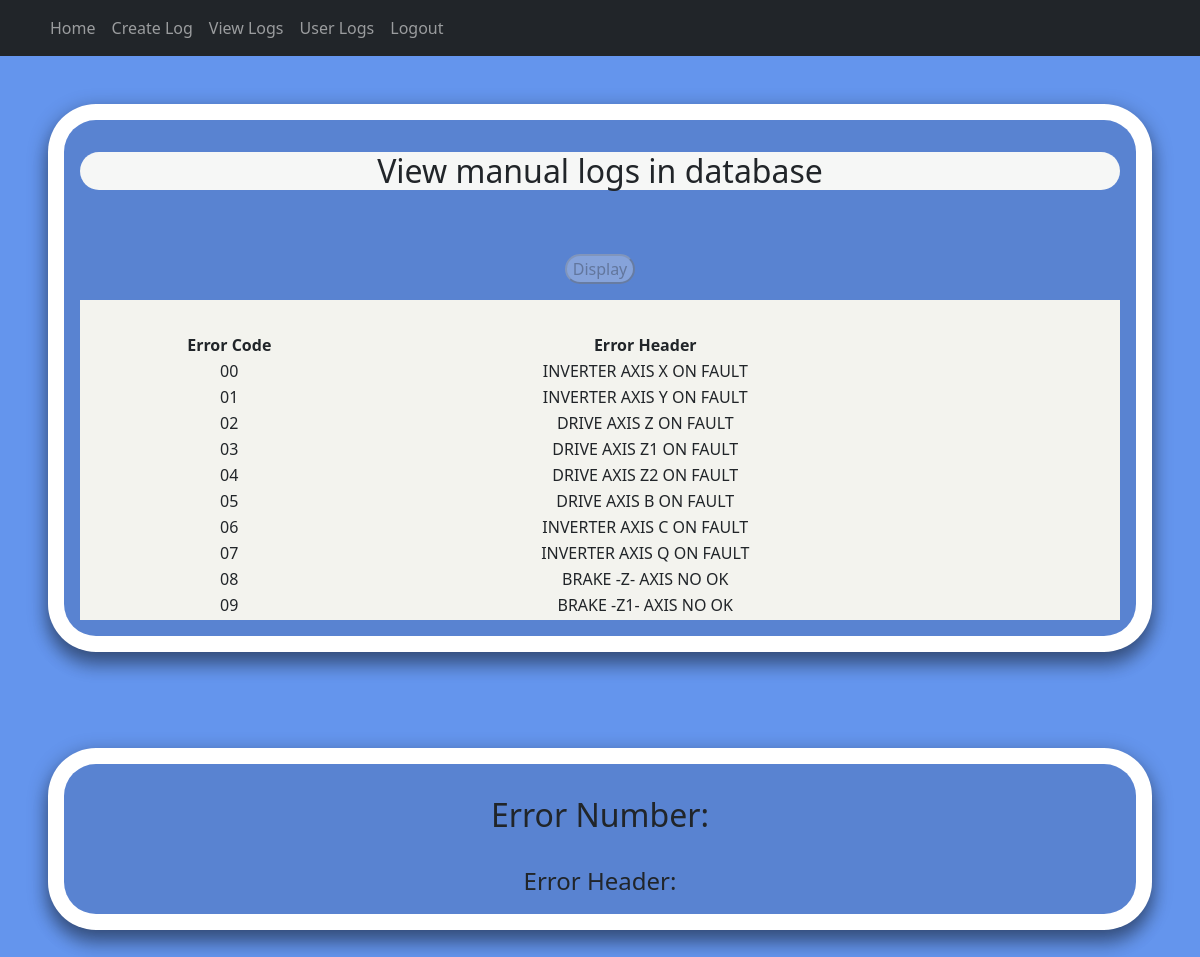
Page /viewlog (signed in) on the committed database.
### website/models.py (models this page shows)
class manlog(db.Model):
    id = db.Column(db.Integer, primary_key=True)
    num = db.Column(db.String(10))
    header = db.Column(db.String(1000))
    message = db.Column(db.String(10000))

### website/views.py (the view, shortened to what this page needs)
@views.route('/viewlog', methods=['POST','GET'])
@login_required
def view_log():
    data_obj = db.session.query(manlog.num, manlog.message, manlog.header)
    use_dict={}
    for err_nums in data_obj:
        use_dict[err_nums[0]]=(err_nums[1], err_nums[2])
    return render_template("viewlog.html",
                            user=current_user,
                            use_dict=use_dict
                            )

### website/__init__.py (called while the page is built)
def create_app():
    app = Flask(__name__)
    app.config['SQLALCHEMY_DATABASE_URI'] = f'sqlite:///{DB_NAME}'
    app.config['SECRET_KEY']="The secret key "
    app.config["SQLALCHEMY_TRACK_MODIFICATIONS"] = False
    db.init_app(app)
    from .views import views
    from .auth import auth
    app.register_blueprint(views, url_prefix='/')
    app.register_blueprint(auth, url_prefix='/')
    from .models import Note, User, manlog, Userlog
    create_database(app)
    login_manager = LoginManager()
    login_manager.login_view = 'auth.login'
    login_manager.init_app(app)
    @login_manager.user_loader
    def load_user(id):
        return User.query.get(int(id))
    return app

### website/templates/viewlog.html (shortened to what this page needs)
{% extends 'base.html' %}
{% block content %}
<div class="panel">
    <div class="info-panel">
        <div class="title-holder">
            <h2>View manual logs in database</h2>
            </div>
        <form action="/viewlog" method="post">
            <button id="display-btn"class="display-btn" name="search" type="submit"> Display </button>
        <div class="code-list">
        <table class="loglist">
            <tbody class="table-body">
                <tr class="list-header">
                    <th> Error Code </th>
                    <th> Error Header</th>
                </tr>
            {% for num in use_dict %}
                <tr class="loglist-item" name="item" onClick="Assign(this)">
                    <td>{{ num }}</td>
                    <td>{{ use_dict[num][1] }}</td>
                </tr>
            {% endfor %}
        </tbody>
        </table>
        </div>
        </form>
    </div>
</div>
<div class="panel">
    <div class="info-panel">
        <h2>Error Number: {{ num_text }} </h2>
        <h4>Error Header: {{ header_text }}</h4>
    </div>
</div>
{% endblock %}

### website/templates/base.html (shortened to what this page needs)
<!DOCTYPE html>
<html lang="en">
<head>
    <link href="https://cdn.jsdelivr.net/npm/bootstrap@5.1.3/dist/css/bootstrap.min.css" rel="stylesheet">
  <link rel="stylesheet" href="../static/style.css">
</head>
<body>
<nav class="navbar navbar-expand-lg navbar-dark bg-dark" aria-label="Ninth navbar example">
  <div class="container-xl">
    <div class="collapse navbar-collapse" id="navbarsExample07XL">
      <ul class="navbar-nav me-auto mb-2 mb-lg-0">
        {% if user.is_authenticated %}
        <li class="nav-item">
          <a class="nav-link" href="/home">Home</a>
        </li>
        <li class="nav-item">
          <a class="nav-link" href="/createlog">Create Log</a>
        </li>
        <li class="nav-item">
          <a class="nav-link" href="/viewlog">View Logs</a>
        </li>
        <li class="nav-item">
          <a class="nav-link" href="/viewuserlog">User Logs</a>
        </li>
        <li class="nav-item">
          <a class="nav-link" href="/logout">Logout</a>
        </li>
        {% endif %}
      </ul>
    </div>
  </div>
</nav>
{% block content %}  {% endblock %}
</body>
</html>

### website/static/style.css (style rules this page uses)
body { display: flex; flex-direction: column; background-color:cornflowerblue; }
h2 { margin-left: auto; margin-right: auto; margin-top: 1em; margin-bottom: 1em; }
.info-panel { width: 98%; background-color: rgb(89, 131, 209); border-radius: 2em; margin-top:1em; margin-bottom: 1em; text-align: center; margin: 1em; }
.panel { display: flex; border-radius: 3em; background-color: rgb(255, 255, 255); margin: 3em; box-shadow: 0 1em 1em 0 rgba(0, 0, 0, 0.2), 0 6px 20px 0 rgba(0, 0, 0, 0.418); justify-content: center; align-items: center; }
.loglist { background-color: rgb(243, 243, 238); width: 80%; margin-left: auto; margin-right: auto; }
.loglist-item { margin: 1em; }
ul { padding-left: 0; }
.title-holder { background-color: rgb(246, 247, 246); margin: 1em; border-radius: 2em; }
.code-list { background-color: rgb(243, 243, 238); height: 20em; overflow-y: scroll; margin:1em; }
table { margin-top: 2em; margin-bottom: 2em; }
.display-btn { margin-top: 2em; border-radius: 2em; }

### rows in the picture
manlog: num "00", num+header "INVERTER AXIS X ON FAULT"
manlog: num "01", num+header "INVERTER AXIS Y ON FAULT"
manlog: num "02", num+header "DRIVE AXIS Z ON FAULT"
manlog: num "03", num+header "DRIVE AXIS Z1 ON FAULT"
manlog: num "04", num+header "DRIVE AXIS Z2 ON FAULT"
manlog: num "05", num+header "DRIVE AXIS B ON FAULT"
manlog: num "06", num+header "INVERTER AXIS C ON FAULT"
manlog: num "07", num+header "INVERTER AXIS Q ON FAULT"
manlog: num "08", num+header "BRAKE -Z- AXIS NO OK"
manlog: num "09", num+header "BRAKE -Z1- AXIS NO OK"
